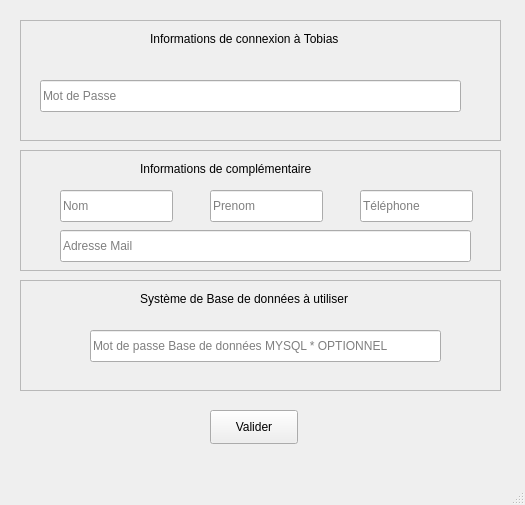
<?xml version="1.0" encoding="UTF-8"?>
<ui version="4.0">
 <class>MainWindow</class>
 <widget class="QMainWindow" name="MainWindow">
  <property name="geometry">
   <rect>
    <x>0</x>
    <y>0</y>
    <width>525</width>
    <height>505</height>
   </rect>
  </property>
  <property name="windowTitle">
   <string>MainWindow</string>
  </property>
  <widget class="QWidget" name="centralwidget">
   <widget class="QFrame" name="frame">
    <property name="geometry">
     <rect>
      <x>20</x>
      <y>20</y>
      <width>481</width>
      <height>121</height>
     </rect>
    </property>
    <property name="frameShape">
     <enum>QFrame::StyledPanel</enum>
    </property>
    <property name="frameShadow">
     <enum>QFrame::Raised</enum>
    </property>
    <widget class="QLineEdit" name="lineEdit_2">
     <property name="geometry">
      <rect>
       <x>20</x>
       <y>60</y>
       <width>421</width>
       <height>32</height>
      </rect>
     </property>
     <property name="placeholderText">
      <string>Mot de Passe</string>
     </property>
    </widget>
    <widget class="QLabel" name="label">
     <property name="geometry">
      <rect>
       <x>130</x>
       <y>10</y>
       <width>221</width>
       <height>18</height>
      </rect>
     </property>
     <property name="text">
      <string>Informations de connexion à Tobias</string>
     </property>
    </widget>
   </widget>
   <widget class="QFrame" name="frame_2">
    <property name="geometry">
     <rect>
      <x>20</x>
      <y>150</y>
      <width>481</width>
      <height>121</height>
     </rect>
    </property>
    <property name="frameShape">
     <enum>QFrame::StyledPanel</enum>
    </property>
    <property name="frameShadow">
     <enum>QFrame::Raised</enum>
    </property>
    <widget class="QLabel" name="label_2">
     <property name="geometry">
      <rect>
       <x>120</x>
       <y>10</y>
       <width>221</width>
       <height>18</height>
      </rect>
     </property>
     <property name="text">
      <string>Informations de complémentaire</string>
     </property>
    </widget>
    <widget class="QLineEdit" name="lineEdit">
     <property name="geometry">
      <rect>
       <x>40</x>
       <y>40</y>
       <width>113</width>
       <height>32</height>
      </rect>
     </property>
     <property name="placeholderText">
      <string>Nom </string>
     </property>
    </widget>
    <widget class="QLineEdit" name="lineEdit_3">
     <property name="geometry">
      <rect>
       <x>190</x>
       <y>40</y>
       <width>113</width>
       <height>32</height>
      </rect>
     </property>
     <property name="placeholderText">
      <string>Prenom</string>
     </property>
    </widget>
    <widget class="QLineEdit" name="lineEdit_4">
     <property name="geometry">
      <rect>
       <x>340</x>
       <y>40</y>
       <width>113</width>
       <height>32</height>
      </rect>
     </property>
     <property name="placeholderText">
      <string>Téléphone</string>
     </property>
    </widget>
    <widget class="QLineEdit" name="lineEdit_5">
     <property name="geometry">
      <rect>
       <x>40</x>
       <y>80</y>
       <width>411</width>
       <height>32</height>
      </rect>
     </property>
     <property name="placeholderText">
      <string>Adresse Mail</string>
     </property>
    </widget>
   </widget>
   <widget class="QFrame" name="frame_3">
    <property name="geometry">
     <rect>
      <x>20</x>
      <y>280</y>
      <width>481</width>
      <height>111</height>
     </rect>
    </property>
    <property name="frameShape">
     <enum>QFrame::StyledPanel</enum>
    </property>
    <property name="frameShadow">
     <enum>QFrame::Raised</enum>
    </property>
    <widget class="QLabel" name="label_3">
     <property name="geometry">
      <rect>
       <x>120</x>
       <y>10</y>
       <width>241</width>
       <height>18</height>
      </rect>
     </property>
     <property name="text">
      <string>Système de Base de données à utiliser</string>
     </property>
    </widget>
    <widget class="QLineEdit" name="lineEdit_6">
     <property name="geometry">
      <rect>
       <x>70</x>
       <y>50</y>
       <width>351</width>
       <height>32</height>
      </rect>
     </property>
     <property name="placeholderText">
      <string>Mot de passe Base de données MYSQL * OPTIONNEL</string>
     </property>
    </widget>
   </widget>
   <widget class="QPushButton" name="pushButton">
    <property name="geometry">
     <rect>
      <x>210</x>
      <y>410</y>
      <width>88</width>
      <height>34</height>
     </rect>
    </property>
    <property name="text">
     <string>Valider</string>
    </property>
   </widget>
  </widget>
  <widget class="QMenuBar" name="menubar">
   <property name="geometry">
    <rect>
     <x>0</x>
     <y>0</y>
     <width>525</width>
     <height>30</height>
    </rect>
   </property>
  </widget>
  <widget class="QStatusBar" name="statusbar"/>
 </widget>
 <resources/>
 <connections/>
</ui>
